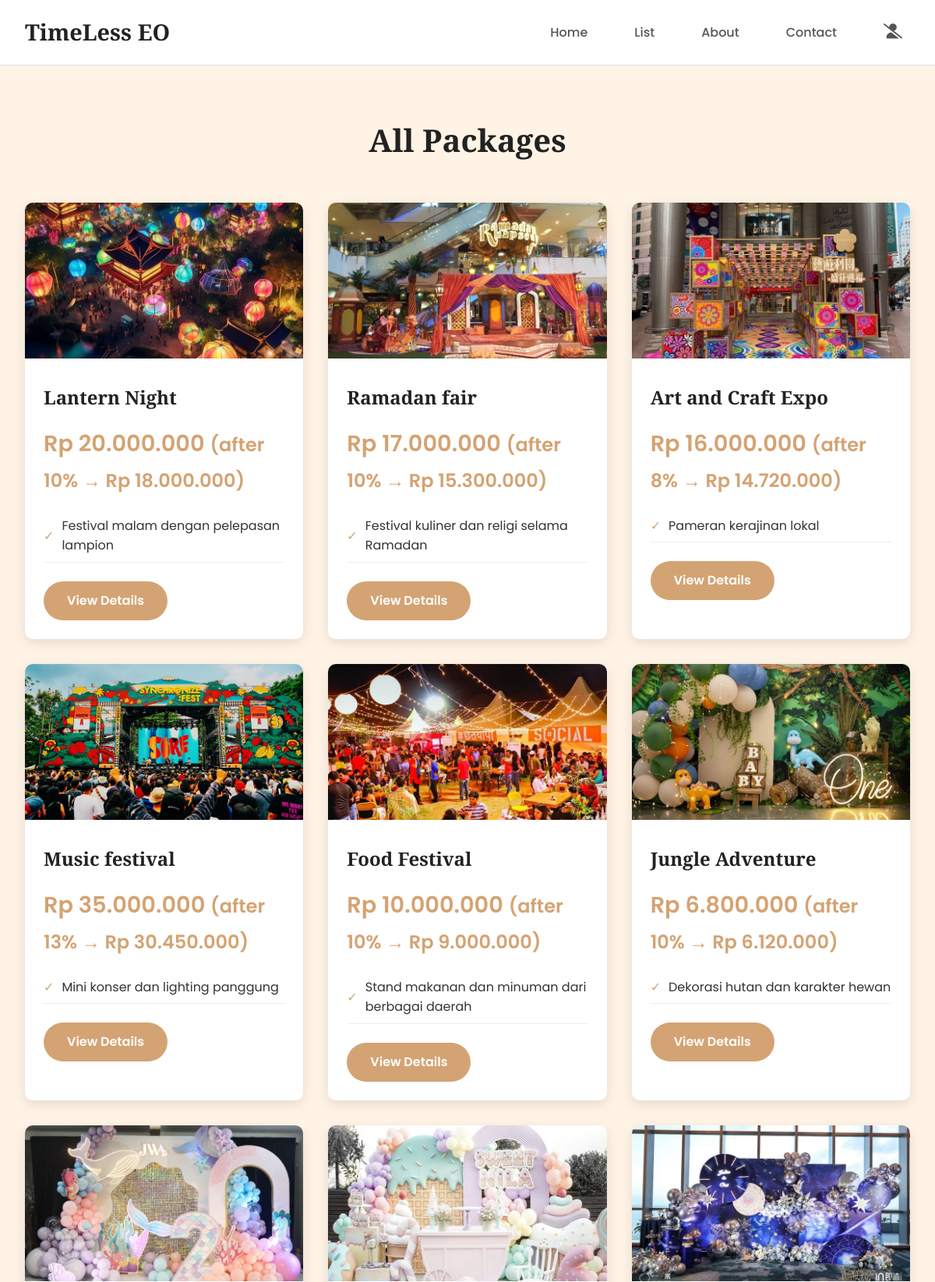
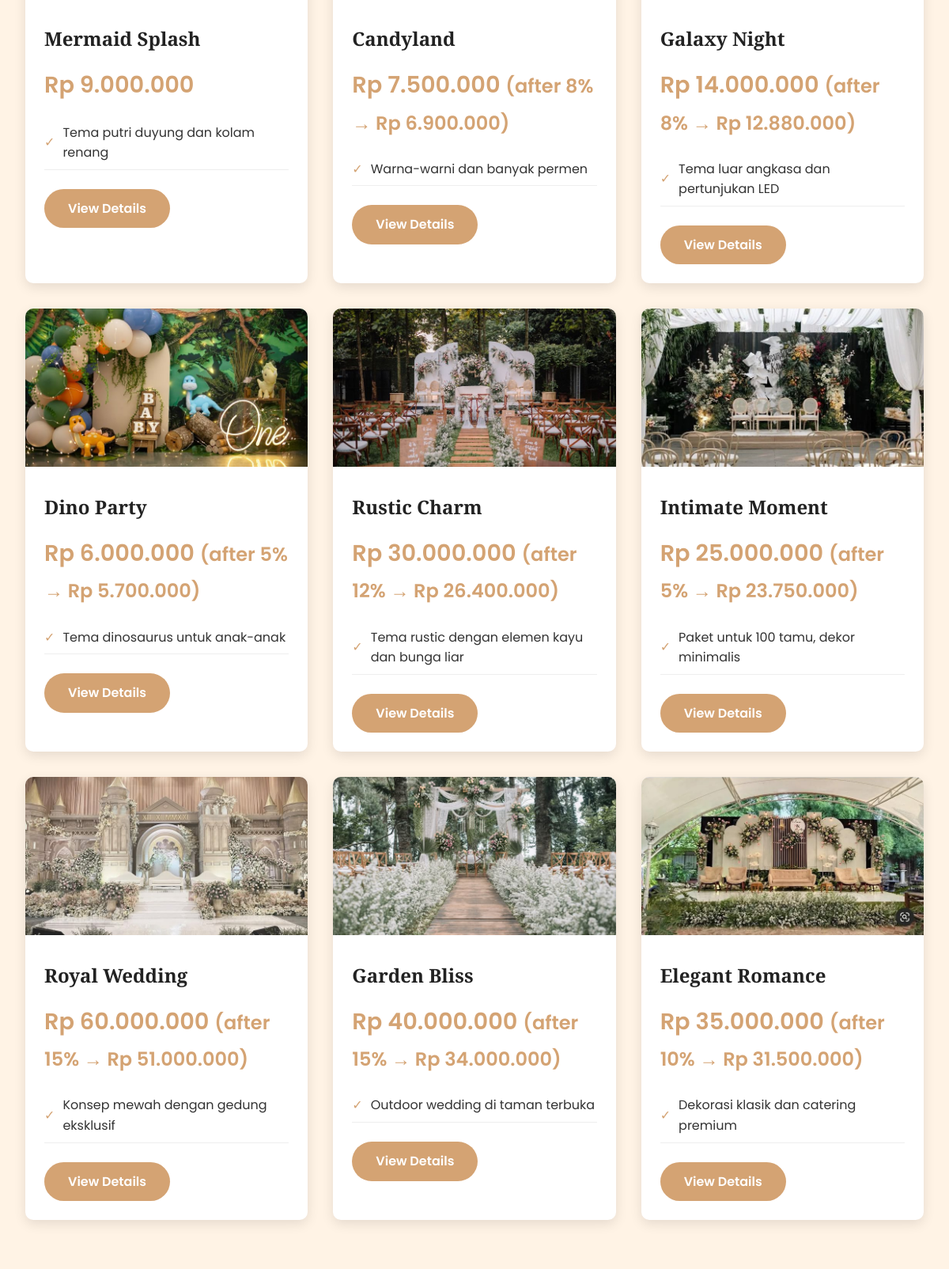
Page /visitor/list.php (upper part) on the committed database (2 pictures, top to bottom).
### tables this page shows
CREATE TABLE `paket` (
  `id` int(11) NOT NULL,
  `nama` varchar(255) NOT NULL,
  `kategori` varchar(100) NOT NULL,
  `deskripsi` text NOT NULL,
  `harga` int(11) NOT NULL,
  `diskon` tinyint(4) NOT NULL,
  `status` varchar(20) NOT NULL,
  `foto` varchar(255) NOT NULL
);

### visitor/list.php (the view, shortened to what this page needs)
<?php
require __DIR__ . '/../koneksi/config.php';
$stmt = $pdo->query("SELECT * FROM paket ORDER BY id DESC");
$products = $stmt->fetchAll();
?>
<!DOCTYPE html>
<html lang="en">
<head>
  <link rel="stylesheet" href="../css/style.css">
  <link rel="stylesheet"
    href="https://cdnjs.cloudflare.com/ajax/libs/font-awesome/6.0.0-beta3/css/all.min.css">
</head>
<body>
  <header class="site-header">
    <div class="container">
      <h1 class="logo-text">TimeLess EO</h1>
      <nav id="menu">
        <a href="../index.php">Home</a>
        <a href="list.php" class="active">List</a>
        <a href="about.php">About</a>
        <a href="contact.php">Contact</a>
        <span class="icons">
          <a href="../user/auth.php"><i class="fa-solid fa-user-slash"></i></a>
        </span>
      </nav>
    </div>
  </header>
  <div class="main-container">
    <h2 class="section-title">All Packages</h2>
    <div class="package-list">
      <?php if (empty($products)): ?>
        <p style="text-align:center;">Belum ada paket yang tersedia.</p>
      <?php else: ?>
        <?php foreach ($products as $p): ?>
        <div class="package-card">
          <img src="../uploads/<?= htmlspecialchars($p['foto']) ?>"
               alt="<?= htmlspecialchars($p['nama']) ?>"
               class="package-img">
          <div class="package-content">
            <h3 class="package-title"><?= htmlspecialchars($p['nama']) ?></h3>
            <div class="package-price">
              Rp <?= number_format($p['harga'], 0, ',', '.') ?>
              <?php if ((int)$p['diskon'] > 0): ?>
                <small>
                  (after <?= (int)$p['diskon'] ?>% →
                  Rp <?= number_format($p['harga'] * (100 - $p['diskon'])/100, 0, ',', '.') ?>)
                </small>
              <?php endif; ?>
            </div>
            <ul class="package-benefits">
              <?php
                $lines = array_filter(array_map('trim', explode("\n", $p['deskripsi'])));
                $shown = array_slice($lines, 0, 3);
                foreach ($shown as $line) {
                  echo '<li>'. htmlspecialchars($line) .'</li>';
                }
              ?>
            </ul>
            <a href="package.php?id=<?= $p['id'] ?>" class="btn">View Details</a>
          </div>
        </div>
        <?php endforeach; ?>
      <?php endif; ?>
    </div>
  </div>
</body>
</html>

### css/style.css (style rules this page uses)
* { box-sizing: border-box; margin: 0; padding: 0; }
body { font-family: 'Poppins', sans-serif; background: #fff3e5; color: #333; line-height: 1.6; }
a { text-decoration: none; color: inherit; }
a { color: #ffff; text-decoration: none; font-weight: bold; padding: 10px; }
.site-header { background: #fff; border-bottom: 1px solid #ddd; padding: 0 2rem; position: sticky; top: 0; z-index: 100; }
.site-header .container { display: flex; align-items: center; justify-content: space-between; max-width: 1200px; margin: 0 auto; padding: 1rem 0; }
.site-header .logo-text { font-family: 'Playfair Display', serif; font-size: 1.8rem; color: #222; }
.site-header nav { position: relative; display: flex; align-items: center; }
.site-header nav a { margin-left: 40px; text-decoration: none; color: #555; font-weight: 500; transition: color 0.3s; position: relative; display: inline-block; }
.icons a { margin-left: 20px; font-size: 1.2rem; }
.btn { display: inline-block; background: #d4a373; color: white; padding: 12px 30px; border-radius: 30px; font-weight: 600; transition: all 0.3s; border: none; cursor: pointer; }
.main-container { max-width: 1200px; margin: 4rem auto; padding: 0 2rem; }
.section-title { font-family: 'Playfair Display', serif; font-size: 2.5rem; text-align: center; margin-bottom: 3rem; color: #222; }
.package-list { display: grid; grid-template-columns: repeat(auto-fill, minmax(350px, 1fr)); gap: 2rem; margin: 3rem 0; }
.package-card { background: white; border-radius: 10px; overflow: hidden; box-shadow: 0 5px 15px rgba(0,0,0,0.1); transition: transform 0.3s; }
.package-img { height: 200px; width: 100%; object-fit: cover; }
.package-content { padding: 1.5rem; }
.package-title { font-family: 'Playfair Display', serif; font-size: 1.5rem; margin-bottom: 1rem; color: #222; }
.package-price { font-size: 1.8rem; color: #d4a373; font-weight: 600; margin-bottom: 1rem; }
.package-benefits { list-style: none; margin-bottom: 1.5rem; }
.package-benefits li { padding: 0.5rem 0; border-bottom: 1px solid #eee; display: flex; align-items: center; }
.package-benefits li:before { content: "✓"; color: #d4a373; margin-right: 10px; }
.container { width: 100%; max-width: 1200px; margin: 0 auto; padding: 0 20px; }

### rows in the picture
paket: foto (picture), nama "Lantern Night", harga "20.000.000", diskon "10", $p['harga'] * (100 - $p['diskon'])/100 "18.000.000", deskripsi "Festival malam dengan pelepasan lampion"
paket: foto (picture), nama "Ramadan fair", harga "17.000.000", diskon "10", $p['harga'] * (100 - $p['diskon'])/100 "15.300.000", deskripsi "Festival kuliner dan religi selama Ramadan"
paket: foto (picture), nama "Art and Craft Expo", harga "16.000.000", diskon "8", $p['harga'] * (100 - $p['diskon'])/100 "14.720.000", deskripsi "Pameran kerajinan lokal"
paket: foto (picture), nama "Music festival", harga "35.000.000", diskon "13", $p['harga'] * (100 - $p['diskon'])/100 "30.450.000", deskripsi "Mini konser dan lighting panggung"
paket: foto (picture), nama "Food Festival", harga "10.000.000", diskon "10", $p['harga'] * (100 - $p['diskon'])/100 "9.000.000", deskripsi "Stand makanan dan minuman dari berbagai daerah"
paket: foto (picture), nama "Jungle Adventure", harga "6.800.000", diskon "10", $p['harga'] * (100 - $p['diskon'])/100 "6.120.000", deskripsi "Dekorasi hutan dan karakter hewan"
paket: foto (picture), nama "Mermaid Splash", harga "9.000.000", deskripsi "Tema putri duyung dan kolam renang"
paket: foto (picture), nama "Candyland", harga "7.500.000", diskon "8", $p['harga'] * (100 - $p['diskon'])/100 "6.900.000", deskripsi "Warna-warni dan banyak permen"
paket: foto (picture), nama "Galaxy Night", harga "14.000.000", diskon "8", $p['harga'] * (100 - $p['diskon'])/100 "12.880.000", deskripsi "Tema luar angkasa dan pertunjukan LED"
paket: foto (picture), nama "Dino Party", harga "6.000.000", diskon "5", $p['harga'] * (100 - $p['diskon'])/100 "5.700.000", deskripsi "Tema dinosaurus untuk anak-anak"
paket: foto (picture), nama "Rustic Charm", harga "30.000.000", diskon "12", $p['harga'] * (100 - $p['diskon'])/100 "26.400.000", deskripsi "Tema rustic dengan elemen kayu dan bunga liar"
paket: foto (picture), nama "Intimate Moment", harga "25.000.000", diskon "5", $p['harga'] * (100 - $p['diskon'])/100 "23.750.000", deskripsi "Paket untuk 100 tamu, dekor minimalis"
paket: foto (picture), nama "Royal Wedding", harga "60.000.000", diskon "15", $p['harga'] * (100 - $p['diskon'])/100 "51.000.000", deskripsi "Konsep mewah dengan gedung eksklusif"
paket: foto (picture), nama "Garden Bliss", harga "40.000.000", diskon "15", $p['harga'] * (100 - $p['diskon'])/100 "34.000.000", deskripsi "Outdoor wedding di taman terbuka"
paket: foto (picture), nama "Elegant Romance", harga "35.000.000", diskon "10", $p['harga'] * (100 - $p['diskon'])/100 "31.500.000", deskripsi "Dekorasi klasik dan catering premium"
